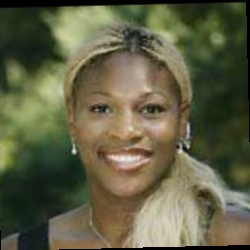
#> input picture images/LFW001@Kỹ_sư_phần_mềm@Phòng_IT@Serena_Williams_20261002_110301.jpg, 250 x 250 px
$ python convert_app_icon.py '../images/LFW001@Kỹ_sư_phần_mềm@Phòng_IT@Serena_Williams_20261002_110301.jpg' out.png
#> lines starting #> are read from the running program, lines starting #| are printed output that depends on the picture
"""Convert a supplied image to a multi-resolution Windows ICO."""

import argparse
from pathlib import Path

from PIL import Image


def main():
    parser = argparse.ArgumentParser(description=__doc__)
    parser.add_argument("source", type=Path)
    parser.add_argument("destination", type=Path)
    args = parser.parse_args()
    with Image.open(args.source) as source:
#> source is the input picture: PIL image 250x250 RGB; mean R, G, B 96.4, 95.6, 68.4
        image = source.convert("RGBA")
        if image.width != image.height:
            edge = max(image.size)
            square = Image.new("RGBA", (edge, edge))
            square.paste(image, ((edge - image.width) // 2, (edge - image.height) // 2))
            image = square
        image.save(args.destination, format="ICO",
                   sizes=[(size, size) for size in (16, 24, 32, 48, 64, 128, 256)])
    with Image.open(args.destination) as icon:
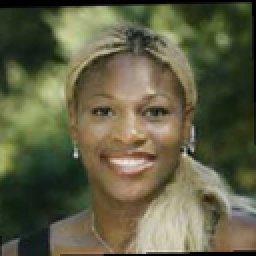
#> icon: PIL image 128x128 RGBA (shown 2 times larger); mean R, G, B, A 96.4, 95.6, 68.4, 255
        print(f"Created {args.destination}: {sorted(icon.ico.sizes())}")
#| Created out.png: [(16, 16), (24, 24), (32, 32), (48, 48), (64, 64), (128, 128)]


if __name__ == "__main__":
    main()

$ run again, on images/LFW003@Chuyên_viên_dữ_liệu@Phòng_IT@Mahathir_Mohamad_20261002_110301.jpg
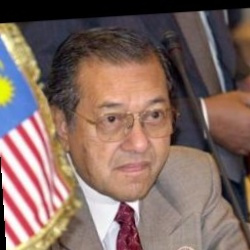
#> input picture images/LFW003@Chuyên_viên_dữ_liệu@Phòng_IT@Mahathir_Mohamad_20261002_110301.jpg, 250 x 250 px
#> in main, source is the input picture: PIL image 250x250 RGB; mean R, G, B 129.2, 105, 97.9
#> in main, `with Image.open(args.destination) as icon:`:
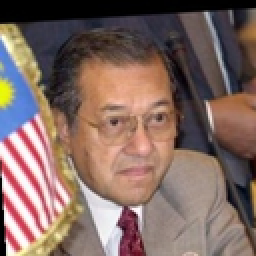
#> icon: PIL image 128x128 RGBA (shown 2 times larger); mean R, G, B, A 129.2, 105, 97.9, 255
#| Created out.png: [(16, 16), (24, 24), (32, 32), (48, 48), (64, 64), (128, 128)]

$ run again, on images/LFW004@Chuyên_viên_nhân_sự@Phòng_Nhân_sự@George_W_Bush_20261002_110302.jpg
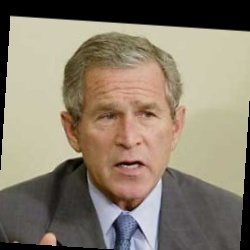
#> input picture images/LFW004@Chuyên_viên_nhân_sự@Phòng_Nhân_sự@George_W_Bush_20261002_110302.jpg, 250 x 250 px
#> in main, source is the input picture: PIL image 250x250 RGB; mean R, G, B 137.3, 126.5, 109.5
#> in main, `with Image.open(args.destination) as icon:`:
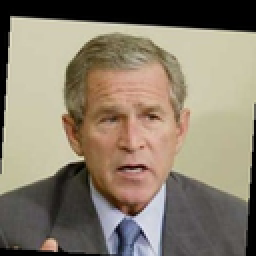
#> icon: PIL image 128x128 RGBA (shown 2 times larger); mean R, G, B, A 137.4, 126.6, 109.6, 255
#| Created out.png: [(16, 16), (24, 24), (32, 32), (48, 48), (64, 64), (128, 128)]

$ run again, on images/LFW005@Chuyên_viên_tuyển_dụng@Phòng_Nhân_sự@Jackie_Chan_20261002_110302.jpg
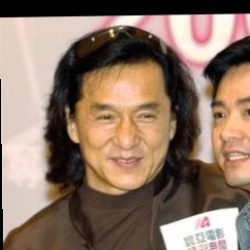
#> input picture images/LFW005@Chuyên_viên_tuyển_dụng@Phòng_Nhân_sự@Jackie_Chan_20261002_110302.jpg, 250 x 250 px
#> in main, source is the input picture: PIL image 250x250 RGB; mean R, G, B 141.3, 117.9, 102.3
#> in main, `with Image.open(args.destination) as icon:`:
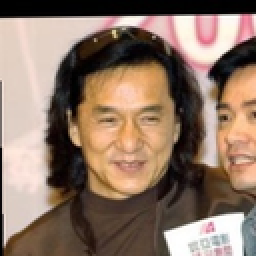
#> icon: PIL image 128x128 RGBA (shown 2 times larger); mean R, G, B, A 141.4, 118, 102.4, 255
#| Created out.png: [(16, 16), (24, 24), (32, 32), (48, 48), (64, 64), (128, 128)]
